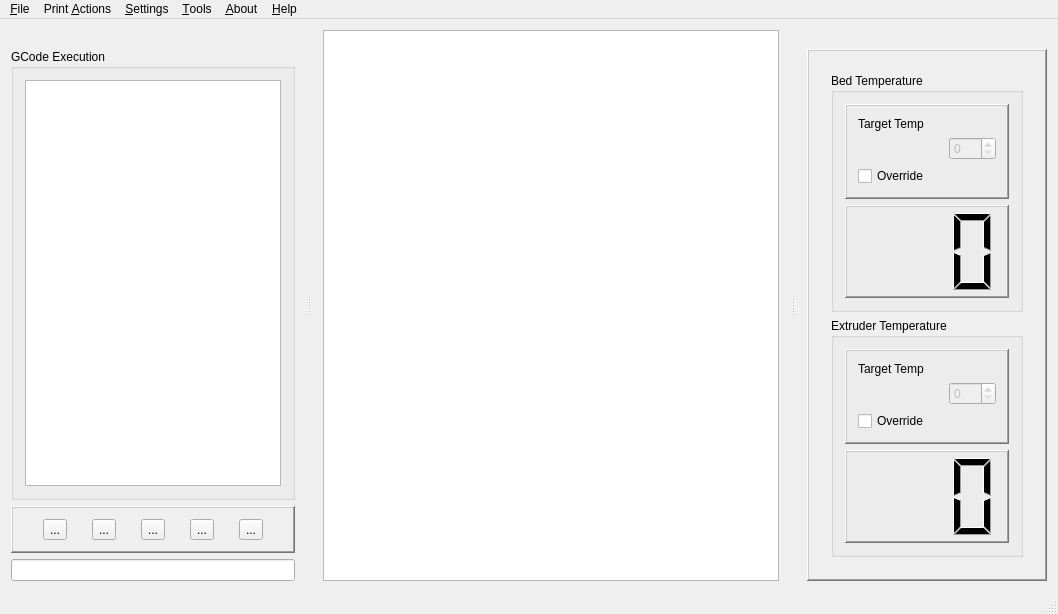
<?xml version="1.0" encoding="UTF-8"?>
<ui version="4.0">
 <class>MainWindow</class>
 <widget class="QMainWindow" name="MainWindow">
  <property name="geometry">
   <rect>
    <x>0</x>
    <y>0</y>
    <width>1058</width>
    <height>614</height>
   </rect>
  </property>
  <property name="windowTitle">
   <string>PiRinter 3D -- 3D Printer Interface</string>
  </property>
  <property name="windowIcon">
   <iconset resource="PiRinter.qrc">
    <normaloff>:/PiRinter/Icons/Resources/PiRinter.ico</normaloff>:/PiRinter/Icons/Resources/PiRinter.ico</iconset>
  </property>
  <widget class="QWidget" name="centralWidget">
   <layout class="QGridLayout" name="gridLayout_2">
    <item row="0" column="0">
     <layout class="QGridLayout" name="gridMain">
      <item row="0" column="0">
       <widget class="QGraphicsView" name="gvPrintImg"/>
      </item>
     </layout>
    </item>
   </layout>
  </widget>
  <widget class="QMenuBar" name="menuBar">
   <property name="geometry">
    <rect>
     <x>0</x>
     <y>0</y>
     <width>1058</width>
     <height>27</height>
    </rect>
   </property>
   <widget class="QMenu" name="menu_File">
    <property name="title">
     <string>&amp;File</string>
    </property>
    <addaction name="action_Load_3D_Print"/>
    <addaction name="separator"/>
    <addaction name="action_Load_PiRinter_Cfg"/>
    <addaction name="action_Save_PiRinter_Cfg"/>
    <addaction name="separator"/>
    <addaction name="action_Exit"/>
   </widget>
   <widget class="QMenu" name="menu_Settings">
    <property name="title">
     <string>&amp;Settings</string>
    </property>
    <addaction name="action_Configure_Motors"/>
    <addaction name="actionConfigure_Temperatures"/>
    <addaction name="actionSetup_Print_Area"/>
    <addaction name="separator"/>
    <addaction name="action_Preferences"/>
   </widget>
   <widget class="QMenu" name="menu_Tools">
    <property name="title">
     <string>&amp;Tools</string>
    </property>
    <addaction name="action_Stepper_Utility"/>
    <addaction name="action_Temperature_Utility"/>
   </widget>
   <widget class="QMenu" name="menu_About">
    <property name="title">
     <string>&amp;About</string>
    </property>
    <addaction name="action_Info"/>
   </widget>
   <widget class="QMenu" name="menu_Help">
    <property name="title">
     <string>&amp;Help</string>
    </property>
   </widget>
   <widget class="QMenu" name="menuPrint_Actions">
    <property name="title">
     <string>Print &amp;Actions</string>
    </property>
    <addaction name="actionS_tart"/>
    <addaction name="action_Stop"/>
    <addaction name="actionJump_Forward"/>
    <addaction name="actionJump_Backward"/>
    <addaction name="separator"/>
    <addaction name="action_Restart"/>
    <addaction name="actionJump_Bac_k_Slice"/>
    <addaction name="separator"/>
    <addaction name="actionSi_mulate_Print"/>
   </widget>
   <addaction name="menu_File"/>
   <addaction name="menuPrint_Actions"/>
   <addaction name="menu_Settings"/>
   <addaction name="menu_Tools"/>
   <addaction name="menu_About"/>
   <addaction name="menu_Help"/>
  </widget>
  <widget class="QStatusBar" name="statusBar"/>
  <widget class="QDockWidget" name="dkGCode">
   <property name="features">
    <set>QDockWidget::DockWidgetMovable</set>
   </property>
   <property name="allowedAreas">
    <set>Qt::LeftDockWidgetArea</set>
   </property>
   <attribute name="dockWidgetArea">
    <number>1</number>
   </attribute>
   <widget class="QWidget" name="dockWidgetContents">
    <layout class="QVBoxLayout" name="verticalLayout">
     <item>
      <widget class="QGroupBox" name="groupBox">
       <property name="title">
        <string>GCode Execution</string>
       </property>
       <property name="flat">
        <bool>false</bool>
       </property>
       <layout class="QVBoxLayout" name="verticalLayout_5">
        <item>
         <widget class="QTextBrowser" name="txtGCode"/>
        </item>
       </layout>
      </widget>
     </item>
     <item>
      <widget class="QFrame" name="frame">
       <property name="frameShape">
        <enum>QFrame::WinPanel</enum>
       </property>
       <property name="frameShadow">
        <enum>QFrame::Raised</enum>
       </property>
       <layout class="QHBoxLayout" name="horizontalLayout_2">
        <item>
         <widget class="QToolButton" name="toolButton_2">
          <property name="text">
           <string>...</string>
          </property>
          <property name="icon">
           <iconset resource="PiRinter.qrc">
            <normaloff>:/PiRinter/Icons/Resources/glossy_3d_blue_orbs2_058.png</normaloff>:/PiRinter/Icons/Resources/glossy_3d_blue_orbs2_058.png</iconset>
          </property>
         </widget>
        </item>
        <item>
         <widget class="QToolButton" name="toolButton_4">
          <property name="text">
           <string>...</string>
          </property>
          <property name="icon">
           <iconset resource="PiRinter.qrc">
            <normaloff>:/PiRinter/Icons/Resources/glossy_3d_blue_orbs2_056.png</normaloff>:/PiRinter/Icons/Resources/glossy_3d_blue_orbs2_056.png</iconset>
          </property>
         </widget>
        </item>
        <item>
         <widget class="QToolButton" name="tbPlayPause">
          <property name="text">
           <string>...</string>
          </property>
          <property name="icon">
           <iconset resource="PiRinter.qrc">
            <normaloff>:/PiRinter/Icons/Resources/glossy_3d_blue_orbs2_120.png</normaloff>:/PiRinter/Icons/Resources/glossy_3d_blue_orbs2_120.png</iconset>
          </property>
         </widget>
        </item>
        <item>
         <widget class="QToolButton" name="toolButton_5">
          <property name="text">
           <string>...</string>
          </property>
          <property name="icon">
           <iconset resource="PiRinter.qrc">
            <normaloff>:/PiRinter/Icons/Resources/glossy_3d_blue_orbs2_055.png</normaloff>:/PiRinter/Icons/Resources/glossy_3d_blue_orbs2_055.png</iconset>
          </property>
         </widget>
        </item>
        <item>
         <widget class="QToolButton" name="toolButton">
          <property name="text">
           <string>...</string>
          </property>
          <property name="icon">
           <iconset resource="PiRinter.qrc">
            <normaloff>:/PiRinter/Icons/Resources/glossy_3d_blue_orbs2_057.png</normaloff>:/PiRinter/Icons/Resources/glossy_3d_blue_orbs2_057.png</iconset>
          </property>
         </widget>
        </item>
       </layout>
      </widget>
     </item>
     <item>
      <widget class="QLineEdit" name="lineEdit"/>
     </item>
    </layout>
   </widget>
  </widget>
  <widget class="QDockWidget" name="dkTemps">
   <property name="features">
    <set>QDockWidget::DockWidgetMovable</set>
   </property>
   <property name="allowedAreas">
    <set>Qt::RightDockWidgetArea</set>
   </property>
   <attribute name="dockWidgetArea">
    <number>2</number>
   </attribute>
   <widget class="QWidget" name="dockWidgetContents_2">
    <layout class="QVBoxLayout" name="verticalLayout_2">
     <item>
      <layout class="QGridLayout" name="gdTemps">
       <item row="1" column="0">
        <widget class="QFrame" name="pnlExtruderTemp">
         <property name="frameShape">
          <enum>QFrame::WinPanel</enum>
         </property>
         <property name="frameShadow">
          <enum>QFrame::Raised</enum>
         </property>
         <layout class="QVBoxLayout" name="verticalLayout_4">
          <item>
           <widget class="QFrame" name="pnlBedTemp">
            <property name="frameShape">
             <enum>QFrame::NoFrame</enum>
            </property>
            <property name="frameShadow">
             <enum>QFrame::Raised</enum>
            </property>
            <layout class="QVBoxLayout" name="verticalLayout_3">
             <item>
              <widget class="QGroupBox" name="groupBox_2">
               <property name="title">
                <string>Bed Temperature</string>
               </property>
               <layout class="QVBoxLayout" name="verticalLayout_6">
                <item>
                 <widget class="QFrame" name="frame_2">
                  <property name="frameShape">
                   <enum>QFrame::WinPanel</enum>
                  </property>
                  <property name="frameShadow">
                   <enum>QFrame::Raised</enum>
                  </property>
                  <layout class="QGridLayout" name="gridLayout">
                   <item row="0" column="0" colspan="2">
                    <widget class="QLabel" name="label">
                     <property name="text">
                      <string>Target Temp</string>
                     </property>
                    </widget>
                   </item>
                   <item row="1" column="0">
                    <spacer name="horizontalSpacer">
                     <property name="orientation">
                      <enum>Qt::Horizontal</enum>
                     </property>
                     <property name="sizeHint" stdset="0">
                      <size>
                       <width>85</width>
                       <height>20</height>
                      </size>
                     </property>
                    </spacer>
                   </item>
                   <item row="1" column="1">
                    <widget class="QSpinBox" name="seBed">
                     <property name="enabled">
                      <bool>false</bool>
                     </property>
                     <property name="maximum">
                      <number>999</number>
                     </property>
                    </widget>
                   </item>
                   <item row="2" column="0" colspan="2">
                    <widget class="QCheckBox" name="chkBedOverride">
                     <property name="text">
                      <string>Override</string>
                     </property>
                    </widget>
                   </item>
                  </layout>
                 </widget>
                </item>
                <item>
                 <widget class="QLCDNumber" name="lcdBedTemp">
                  <property name="frameShape">
                   <enum>QFrame::WinPanel</enum>
                  </property>
                  <property name="midLineWidth">
                   <number>0</number>
                  </property>
                  <property name="digitCount">
                   <number>3</number>
                  </property>
                 </widget>
                </item>
               </layout>
              </widget>
             </item>
             <item>
              <widget class="QGroupBox" name="groupBox_3">
               <property name="title">
                <string>Extruder Temperature</string>
               </property>
               <layout class="QVBoxLayout" name="verticalLayout_7">
                <item>
                 <widget class="QFrame" name="frame_3">
                  <property name="frameShape">
                   <enum>QFrame::WinPanel</enum>
                  </property>
                  <property name="frameShadow">
                   <enum>QFrame::Raised</enum>
                  </property>
                  <layout class="QGridLayout" name="gridLayout_3">
                   <item row="1" column="0">
                    <spacer name="horizontalSpacer_2">
                     <property name="orientation">
                      <enum>Qt::Horizontal</enum>
                     </property>
                     <property name="sizeHint" stdset="0">
                      <size>
                       <width>40</width>
                       <height>20</height>
                      </size>
                     </property>
                    </spacer>
                   </item>
                   <item row="1" column="1">
                    <widget class="QSpinBox" name="seExt">
                     <property name="enabled">
                      <bool>false</bool>
                     </property>
                     <property name="maximum">
                      <number>999</number>
                     </property>
                    </widget>
                   </item>
                   <item row="0" column="0">
                    <widget class="QLabel" name="label_2">
                     <property name="text">
                      <string>Target Temp</string>
                     </property>
                    </widget>
                   </item>
                   <item row="2" column="0">
                    <widget class="QCheckBox" name="chkExtOverride">
                     <property name="text">
                      <string>Override</string>
                     </property>
                    </widget>
                   </item>
                  </layout>
                 </widget>
                </item>
                <item>
                 <widget class="QLCDNumber" name="lcdExtruderTemp">
                  <property name="font">
                   <font>
                    <pointsize>12</pointsize>
                   </font>
                  </property>
                  <property name="frameShape">
                   <enum>QFrame::WinPanel</enum>
                  </property>
                  <property name="lineWidth">
                   <number>1</number>
                  </property>
                  <property name="digitCount">
                   <number>3</number>
                  </property>
                 </widget>
                </item>
               </layout>
              </widget>
             </item>
            </layout>
           </widget>
          </item>
         </layout>
        </widget>
       </item>
      </layout>
     </item>
    </layout>
   </widget>
  </widget>
  <action name="action_Stepper_Utility">
   <property name="text">
    <string>&amp;Stepper Utility</string>
   </property>
  </action>
  <action name="action_Exit">
   <property name="text">
    <string>&amp;Exit</string>
   </property>
  </action>
  <action name="action_Load_3D_Print">
   <property name="text">
    <string>Load &amp;Print</string>
   </property>
  </action>
  <action name="action_Configure_Motors">
   <property name="text">
    <string>Configure &amp;Motors</string>
   </property>
  </action>
  <action name="actionConfigure_Temperatures">
   <property name="text">
    <string>Configure &amp;Temperatures</string>
   </property>
  </action>
  <action name="actionSetup_Print_Area">
   <property name="text">
    <string>Setup &amp;Print Area</string>
   </property>
  </action>
  <action name="action_Preferences">
   <property name="text">
    <string>&amp;Preferences</string>
   </property>
  </action>
  <action name="action_Stop">
   <property name="text">
    <string>&amp;Stop</string>
   </property>
  </action>
  <action name="actionS_tart">
   <property name="text">
    <string>S&amp;tart</string>
   </property>
  </action>
  <action name="actionJump_Forward">
   <property name="text">
    <string>&amp;Forward</string>
   </property>
  </action>
  <action name="actionJump_Backward">
   <property name="text">
    <string>&amp;Backward</string>
   </property>
  </action>
  <action name="action_Restart">
   <property name="text">
    <string>Jump &amp;Ahead Slice</string>
   </property>
  </action>
  <action name="actionJump_Bac_k_Slice">
   <property name="text">
    <string>Jump Bac&amp;k Slice</string>
   </property>
  </action>
  <action name="action_Save_PiRinter_Cfg">
   <property name="text">
    <string>&amp;Save PiRinter Cfg</string>
   </property>
  </action>
  <action name="action_Load_PiRinter_Cfg">
   <property name="text">
    <string>&amp;Load PiRinter Cfg</string>
   </property>
  </action>
  <action name="actionSi_mulate_Print">
   <property name="text">
    <string>Si&amp;mulate Print</string>
   </property>
  </action>
  <action name="action_Info">
   <property name="text">
    <string>&amp;Info</string>
   </property>
  </action>
  <action name="action_Temperature_Utility">
   <property name="text">
    <string>&amp;Temperature Utility</string>
   </property>
  </action>
 </widget>
 <layoutdefault spacing="6" margin="11"/>
 <resources>
  <include location="PiRinter.qrc"/>
 </resources>
 <connections>
  <connection>
   <sender>chkExtOverride</sender>
   <signal>toggled(bool)</signal>
   <receiver>seExt</receiver>
   <slot>setEnabled(bool)</slot>
   <hints>
    <hint type="sourcelabel">
     <x>873</x>
     <y>433</y>
    </hint>
    <hint type="destinationlabel">
     <x>972</x>
     <y>404</y>
    </hint>
   </hints>
  </connection>
  <connection>
   <sender>chkBedOverride</sender>
   <signal>toggled(bool)</signal>
   <receiver>seBed</receiver>
   <slot>setEnabled(bool)</slot>
   <hints>
    <hint type="sourcelabel">
     <x>902</x>
     <y>193</y>
    </hint>
    <hint type="destinationlabel">
     <x>976</x>
     <y>155</y>
    </hint>
   </hints>
  </connection>
 </connections>
</ui>
